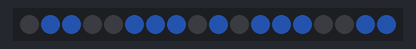
Bench run of a sketch on a simulated Arduino Uno, built with avr-gcc and run on an emulated ATmega328P. Parts: 18 RGB LEDs in strip order, left to right. Dim RGB values are drawn brighter than linear; random numbers use the default seed unless the sketch sets one.

Above: at 0.08 s.
At 4.93 s:
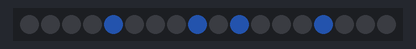
At 9.94 s:
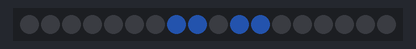
At 19.96 s:
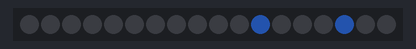
At 29.82 s:
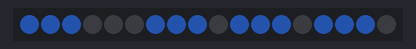
At 39.83 s:
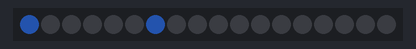

The sketch:

Lolshield-Life.ino
```cpp
// (licence header left out)
//******** Neopixel ***********//
#include <Adafruit_NeoPixel.h>

// Parameter 1 = number of pixels in strip
// Parameter 2 = pin number (most are valid)
// Parameter 3 = pixel type flags, add together as needed:
//   NEO_RGB     Pixels are wired for RGB bitstream
//   NEO_GRB     Pixels are wired for GRB bitstream
//   NEO_KHZ400  400 KHz bitstream (e.g. FLORA pixels)
//   NEO_KHZ800  800 KHz bitstream (e.g. High Density LED strip)
#define NEOPIXEL_PIN 4
#define NUM_LEDS 18
Adafruit_NeoPixel strip = Adafruit_NeoPixel(NUM_LEDS, NEOPIXEL_PIN, NEO_GRB + NEO_KHZ800);

uint32_t bright_blue   = strip.Color(10, 24, 50);

#define DELAY 150             //Sets the time each generation is shown
#define RESEEDRATE 100        //Sets the rate the world is re-seeded
#define SIZEX 1    //Sets the X axis size
#define SIZEY NUM_LEDS    //Sets the Y axis size
byte world[2][SIZEX][SIZEY];  //Creates a double buffer world
const int density = 50;       //Sets density % during seeding
int geck = 0;                 //Counter for re-seeding

void setup() {
  // Neopixel setup
  strip.begin();
  strip.show(); // Initialize all pixels to 'off'

  randomSeed(analogRead(5));
  seedWorld();
}

void loop() {
  static byte boring = 0;
  byte changed = 0;

  // Birth and death cycle
  for (byte x = 0; x < SIZEX; x++) {
    for (byte y = 0; y < SIZEY; y++) {
      // Default is for cell to stay the same
      byte alive = world[0][x][y];
      if (alive > 0) {
        strip.setPixelColor(y+x*SIZEY, bright_blue);
      } else {
        strip.setPixelColor(y+x*SIZEY, 0);
      }

      byte count = neighbours(x, y);
      if (count == 3 && !alive) {
        // A new cell is born
        alive = 1;
        ++changed;
      } else if ((count < 2 || count > 3) && alive) {
        // Cell dies
        alive = 0;
        ++changed;
      }
      world[1][x][y] = alive;
    }
  }

  // Copy next generation into place
  for (byte x = 0; x < SIZEX; x++) {
    for (byte y = 0; y < SIZEY; y++) {
      world[0][x][y] = world[1][x][y];
    }
  }

  if (changed)
    boring = 0;
  else
    ++boring;

  //Counts and then checks for re-seeding
  //Otherwise the display will die out at some point
  if (boring >= 5 || ++geck >= RESEEDRATE) {
    geck = 0;
    seedWorld();
  }

  strip.show();
  delay(DELAY);
}

//Re-seeds based off of RESEEDRATE
void seedWorld(){
  for (byte i = 0; i < SIZEX; i++) {
    for (byte j = 0; j < SIZEY; j++) {
      if (random(100) < density)
        world[0][i][j] = 1;
      else
        world[0][i][j] = 0;
    }
  }
}

//Runs the rule checks, including screen wrap
byte neighbours(byte x, byte y) {
  return world[0][(x + 1) % SIZEX][y] +
    world[0][x][(y + 1) % SIZEY] +
    world[0][(x + SIZEX - 1) % SIZEX][y] +
    world[0][x][(y + SIZEY - 1) % SIZEY] +
    world[0][(x + 1) % SIZEX][(y + 1) % SIZEY] +
    world[0][(x + SIZEX - 1) % SIZEX][(y + 1) % SIZEY] +
    world[0][(x + SIZEX - 1) % SIZEX][(y + SIZEY - 1) % SIZEY] +
    world[0][(x + 1) % SIZEX][(y + SIZEY - 1) % SIZEY];
}
```
